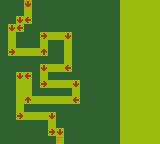

This game map was drawn from its Tiled (.tmx) file and the tilesets committed beside it. A one-line description and the trimmed map source follow:
An orthogonal 20x18 tile map with 8x8 px tiles, 4 tile layers (Background, Foreground, Metadata, Directions), 2 tilesets.

<map version="1.2" tiledversion="1.3.5" orientation="orthogonal" renderorder="left-up" width="20" height="18" tilewidth="8" tileheight="8" infinite="0" nextlayerid="5" nextobjectid="1">
 <tileset firstgid="1" name="Basic" tilewidth="8" tileheight="8" tilecount="8" columns="4">
  <image source="../tilesets/Basic.png" width="32" height="16" />
 </tileset>
 <tileset firstgid="9" name="Metadata" tilewidth="8" tileheight="8" tilecount="8" columns="4">
  <image source="../tilesets/Metadata.png" width="32" height="16" />
  <tile id="0">
   <properties>
    <property name="direction" type="int" value="0" />
    <property name="type" value="direction" />
   </properties>
  </tile>
  <tile id="1">
   <properties>
    <property name="direction" type="int" value="1" />
    <property name="type" value="direction" />
   </properties>
  </tile>
  <tile id="2">
   <properties>
    <property name="direction" type="int" value="2" />
    <property name="type" value="direction" />
   </properties>
  </tile>
  <tile id="3">
   <properties>
    <property name="direction" type="int" value="3" />
    <property name="type" value="direction" />
   </properties>
  </tile>
  <tile id="4">
   <properties>
    <property name="type" value="start" />
   </properties>
  </tile>
  <tile id="5">
   <properties>
    <property name="type" value="finish" />
   </properties>
  </tile>
 </tileset>
 <layer id="2" name="Background" width="20" height="18">
  <data>[360 cells, 360 non-empty, 2 distinct tile ids]</data>
 </layer>
 <layer id="1" name="Foreground" width="20" height="18">
  <data>[360 cells, 56 non-empty, 1 distinct tile ids]</data>
 </layer>
 <layer id="3" name="Metadata" width="20" height="18">
  <data>[360 cells, 2 non-empty, 2 distinct tile ids]</data>
 </layer>
 <layer id="4" name="Directions" width="20" height="18">
  <data>[360 cells, 21 non-empty, 4 distinct tile ids]</data>
 </layer>
</map>